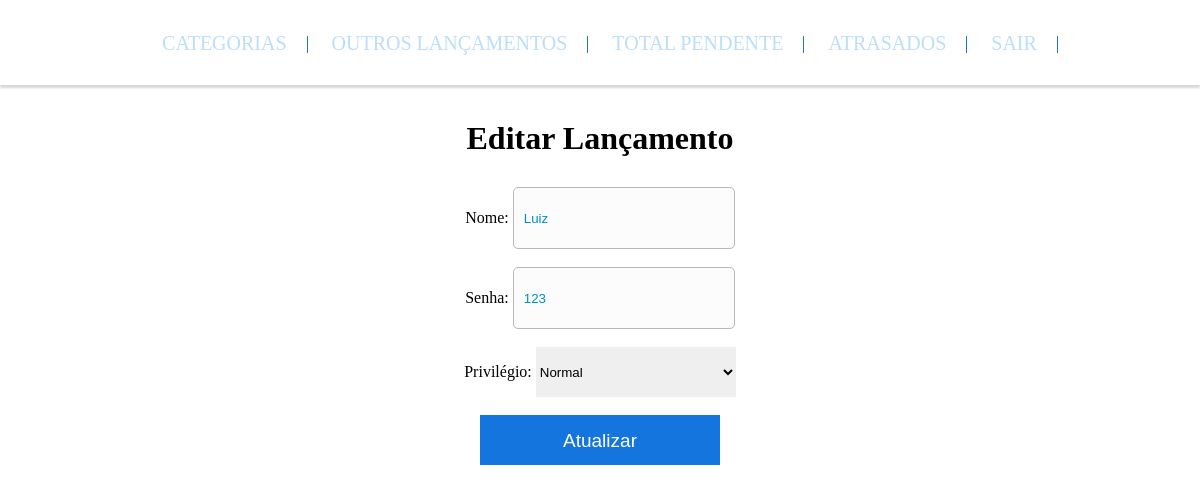
The app's page /editarUsuario.php?id=1 (signed in) with its own data.
### tables this page shows
CREATE TABLE IF NOT EXISTS `cadastros` (
`id_usuario` int(6) NOT NULL,
  `nome_usuario` varchar(100) DEFAULT NULL,
  `senha` varchar(100) NOT NULL,
  `privilegio` char(1) DEFAULT NULL,
  `data_inicio` date DEFAULT NULL
);

### editarUsuario.php (the view, shortened to what this page needs)
<!DOCTYPE html>
<html lang="pt-br">
	<head>
		<link rel="stylesheet" href="Estilos/categorias.css">
		<link rel="stylesheet" href="Estilos/todos.css">
		<link rel="stylesheet" href="Estilos/header.css">
		<link rel="stylesheet" href="Estilos/listar.css">
		<?php
			include "Funcoes/conectar.php";
			if(isset($_GET['id'])){
				$id = $_GET['id'];
				$sql = "SELECT * FROM cadastros WHERE id_usuario = $id";
				$receber = $conectar -> prepare($sql);
				$receber -> execute();
				foreach($receber as $editar){
					$nome = $editar['nome_usuario'];
					$senha = $editar['senha'];
					$privilegio = $editar['privilegio'];
				}
			}else{
				echo "<script>window.location.replace('listarLancamentos.php')</script>";
			}
			if($privilegio == "N"){
				$privilegio = "Normal";
			}else if($privilegio == "A"){
				$privilegio = "Administrador";
			}
		?>
	</head>
	<body>
		<header class="header" role="banner">
		    <nav class="nav_bar">
		        <ul class="ul_bar">
		            <li class="li_bar"><a href="categorias.php">Categorias</a></li>
		            <li class="li_bar"><a href="outrosLancamentos.php" disabled>Outros Lançamentos</a></li>
		            <li class="li_bar"><a href="totalPendente.php">Total Pendente</a></li>
		            <li class="li_bar"><a href="atrasados.php">Atrasados</a></li>
		            <li class="li_bar"><a href="Funcoes/logout.php">Sair</a></li>
		        </ul>
		    </nav>
		</header>
		<div class="cabecalho">
			<h1 class="Text_cat1">Editar Lançamento</h1>
		</div>
		<div class="conteudo">
			<form method="GET" action="Funcoes/enviarUsuario.php">
				Nome:
				<input type="text" name="nome" class="input_text" value="<?php echo $nome; ?>">
				<br><br>
				Senha:
				<input type="text" name="senha" class="input_text" value="<?php echo $senha; ?>">
				<br><br>
				Privilégio:
				<select name="privilegio">
					<option select><?php echo $privilegio; ?></option>
				</select>
				<br><br>
				<input type="submit" name="atualizar" value="Atualizar">
			</form>
		</div>
	</body>
</html>

### Estilos/categorias.css (style rules this page uses)
.input_text { display: inline-block; box-sizing: content-box; padding: 5px 10px; border: 1px solid #b7b7b7; border-radius: 5px; color: rgba(0,142,198,1); background: rgba(252,252,252,1); }
.Text_cat1 { margin-top: 120px; margin-bottom: 30px; }

### Estilos/todos.css (style rules this page uses)
* { margin:0; border:0; padding:0; }
* [disabled] { cursor:default; }
html, body { text-align:center; margin:0 auto; margin-bottom:10px; }
input, select { width:200px; height:50px; }
input[type="submit"], input[type="button"] { padding: 15px 15px; color: #FFF; background-color: #1375DD; width: 20%; font-size: 19px; border-style: none; cursor: pointer; }

### Estilos/header.css (style rules this page uses)
.header { width: 100%; position: fixed; top: 0; left: 0; height: 85px; border: none; background-color: rgba(255,255,255,1); box-shadow: 0px 3px 2px 0px rgba(50, 50, 50, 0.2); }
.nav_bar { margin: 2em; }
.ul_bar { list-style-type: none; text-align: center; }
.li_bar { height: 20px; margin-right: 0px; border-right: 1px solid #1976D2; padding: 0 20px; display: inline; }
.li_bar a { text-decoration: none; color: #BBDEFB; font-size: 20px; text-transform: uppercase; transition: all 0.5s ease; display: inline-block; }

### records on screen
cadastros: nome "Luiz", senha "123", privilegio "Normal"
